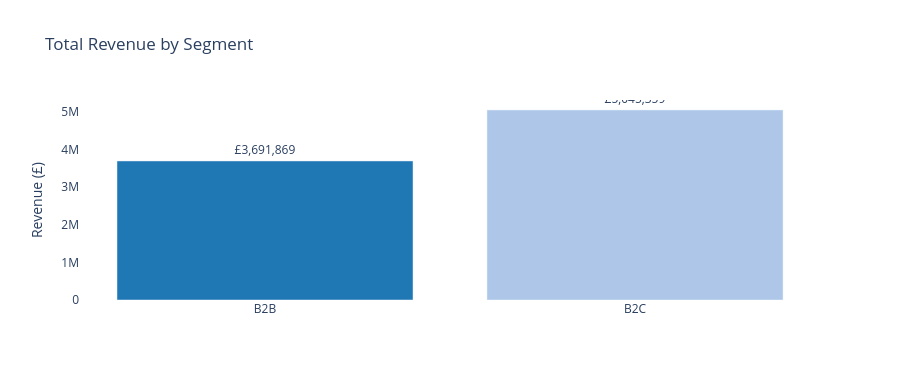
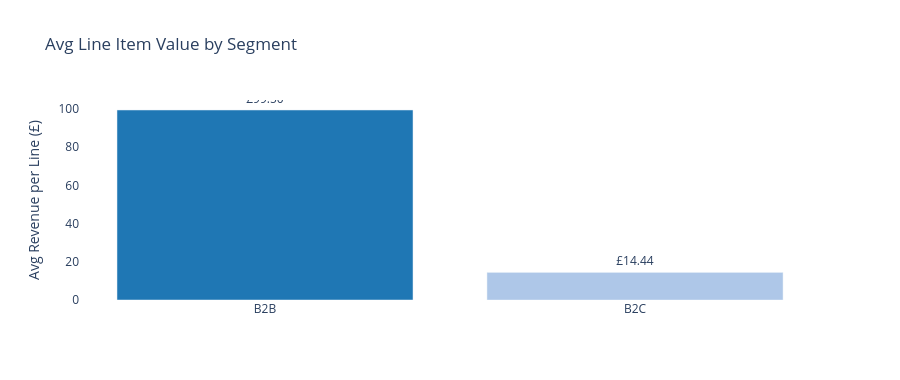

Notebook code cell kept with these figures, in order:
### Code cell
# ── B2B vs B2C — revenue and avg line value side by side ─────────────────────
seg = (
    sales[sales['CustomerType'].notna()]
    .groupby('CustomerType')
    .agg(
        TotalRevenue=('Revenue', 'sum'),
        AvgLineValue=('Revenue', 'mean'),
    )
    .reset_index()
)

# total revenue by segment
fig_seg_total = px.bar(
    seg,
    x='CustomerType',
    y='TotalRevenue',
    title='Total Revenue by Segment',
    labels={'TotalRevenue': 'Revenue (£)', 'CustomerType': ''},
    color='CustomerType',
    color_discrete_map={'B2B': '#1f77b4', 'B2C': '#aec7e8'},
    text='TotalRevenue',
)
fig_seg_total.update_traces(texttemplate='£%{text:,.0f}', textposition='outside')
fig_seg_total.update_layout(showlegend=False, plot_bgcolor='white', height=380)
fig_seg_total.show()

# avg line item value by segment — shows B2B orders are much larger per line
fig_seg_avg = px.bar(
    seg,
    x='CustomerType',
    y='AvgLineValue',
    title='Avg Line Item Value by Segment',
    labels={'AvgLineValue': 'Avg Revenue per Line (£)', 'CustomerType': ''},
    color='CustomerType',
    color_discrete_map={'B2B': '#1f77b4', 'B2C': '#aec7e8'},
    text='AvgLineValue',
)
fig_seg_avg.update_traces(texttemplate='£%{text:.2f}', textposition='outside')
fig_seg_avg.update_layout(showlegend=False, plot_bgcolor='white', height=380)
fig_seg_avg.show()

### Figure 1 — Plotly figure (JSON) as saved in the notebook; plotly's stock layout.template omitted (floating-point values rounded to 4 significant figures)
{"data": [{"hovertemplate": "=%{x}<br>Revenue (£)=%{text}<extra></extra>", "legendgroup": "B2B", "marker": {"color": "#1f77b4", "pattern": {"shape": ""}}, "name": "B2B", "orientation": "v", "showlegend": true, "text": [3692000.0], "textposition": "outside", "texttemplate": "£%{text:,.0f}", "type": "bar", "x": ["B2B"], "xaxis": "x", "y": [3692000.0], "yaxis": "y"}, {"hovertemplate": "=%{x}<br>Revenue (£)=%{text}<extra></extra>", "legendgroup": "B2C", "marker": {"color": "#aec7e8", "pattern": {"shape": ""}}, "name": "B2C", "orientation": "v", "showlegend": true, "text": [5045000.0], "textposition": "outside", "texttemplate": "£%{text:,.0f}", "type": "bar", "x": ["B2C"], "xaxis": "x", "y": [5045000.0], "yaxis": "y"}], "layout": {"barmode": "relative", "height": 380, "legend": {"title": {"text": ""}, "tracegroupgap": 0}, "plot_bgcolor": "white", "showlegend": false, "title": {"text": "Total Revenue by Segment"}, "xaxis": {"anchor": "y", "categoryarray": ["B2B", "B2C"], "categoryorder": "array", "domain": [0, 1], "title": {"text": ""}}, "yaxis": {"anchor": "x", "domain": [0, 1], "title": {"text": "Revenue (£)"}}}}

### Figure 2 — Plotly figure (JSON) as saved in the notebook; plotly's stock layout.template omitted (floating-point values rounded to 4 significant figures)
{"data": [{"hovertemplate": "=%{x}<br>Avg Revenue per Line (£)=%{text}<extra></extra>", "legendgroup": "B2B", "marker": {"color": "#1f77b4", "pattern": {"shape": ""}}, "name": "B2B", "orientation": "v", "showlegend": true, "text": [99.5], "textposition": "outside", "texttemplate": "£%{text:.2f}", "type": "bar", "x": ["B2B"], "xaxis": "x", "y": [99.5], "yaxis": "y"}, {"hovertemplate": "=%{x}<br>Avg Revenue per Line (£)=%{text}<extra></extra>", "legendgroup": "B2C", "marker": {"color": "#aec7e8", "pattern": {"shape": ""}}, "name": "B2C", "orientation": "v", "showlegend": true, "text": [14.44], "textposition": "outside", "texttemplate": "£%{text:.2f}", "type": "bar", "x": ["B2C"], "xaxis": "x", "y": [14.44], "yaxis": "y"}], "layout": {"barmode": "relative", "height": 380, "legend": {"title": {"text": ""}, "tracegroupgap": 0}, "plot_bgcolor": "white", "showlegend": false, "title": {"text": "Avg Line Item Value by Segment"}, "xaxis": {"anchor": "y", "categoryarray": ["B2B", "B2C"], "categoryorder": "array", "domain": [0, 1], "title": {"text": ""}}, "yaxis": {"anchor": "x", "domain": [0, 1], "title": {"text": "Avg Revenue per Line (£)"}}}}
